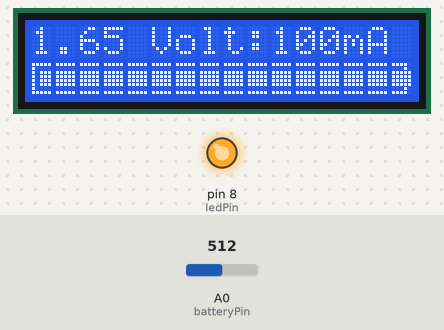
This sketch was run on a simulated Arduino Uno, built with avr-gcc and run on an emulated ATmega328P. Parts: 16×2 character LCD, output pins drawn as LEDs (lit = HIGH). The inputs (shaded band) are chosen by the test bench; at power-on: A0 (batteryPin) = 512.

Above: at 2.2 s.
2.3 s: A0 (batteryPin) set to 475
At 3.3 s:
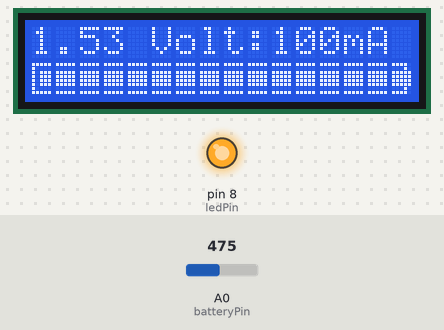
4.1 s: A0 (batteryPin) set to 464
At 5.3 s:
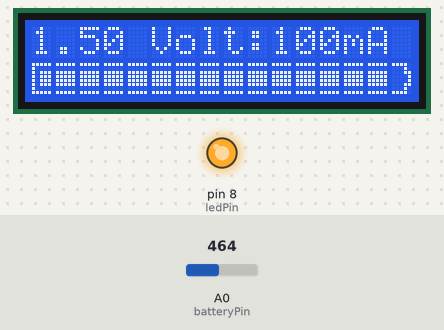
5.6 s: A0 (batteryPin) set to 306
At 6.3 s:
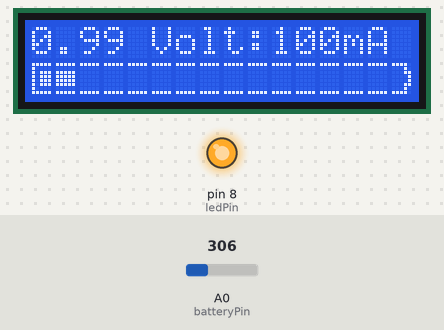
8.6 s: A0 (batteryPin) set to 258
At 9.7 s:
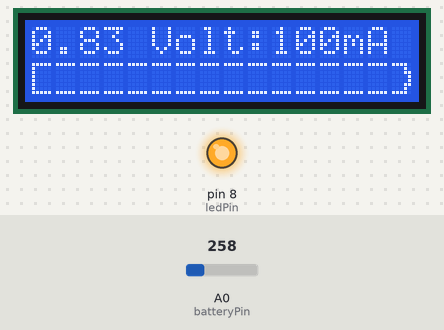
10.1 s: A0 (batteryPin) set to 240
At 11.4 s:
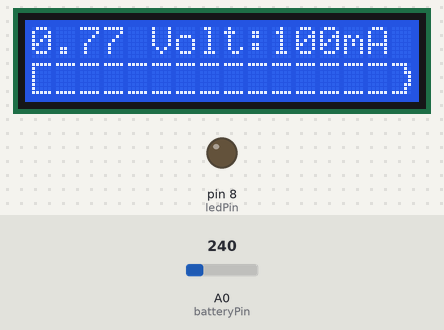
11.7 s: A0 (batteryPin) set to 511
At 12.0 s:
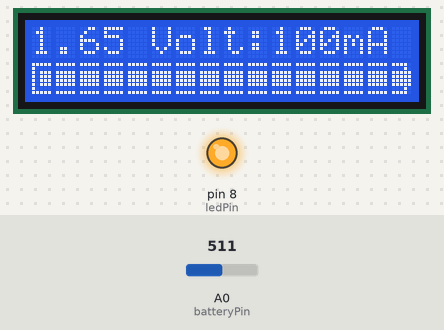
Timing chart, 0 to 14.2 s (numbered marks = the images above; inputs shaded):
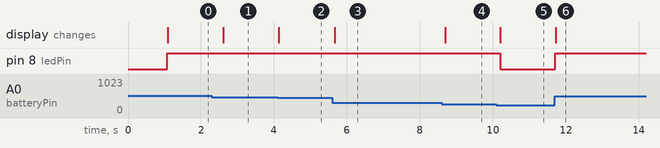

Measured:
- the behaviour switches between 465 and 464 on A0 (batteryPin) (found by bisection; images 1 and 2)
- the behaviour switches between 249 and 248 on A0 (batteryPin) (found by bisection; images 4 and 5)
- after the input at 2.3 s, the display: changes after 0.31 s (image 1)
- after the input at 4.1 s, the display: changes at once (image 2)
- after the input at 5.6 s, the display: changes after 0.06 s (image 3)
- after the input at 8.6 s, the display: changes after 0.09 s (image 4)
- after the input at 10.1 s, pin 8 (ledPin): HIGH → LOW after 0.10 s; the display: changes after 0.11 s (image 5)
- after the input at 11.7 s, pin 8 (ledPin): LOW → HIGH at once; the display: changes at once (image 6)

The sketch:

Battery_Voltage_tester.ino
```cpp
/* 1.5V DIY Battery Tester - Written by Mr. Yousef 2024.10.25
An LCD screen is using to display the voltage of a 1.5V battery
The positive end of the battery will be connected to A0
The negative end will be connected to ground
*/
#include <LiquidCrystal.h>
// Initialize the library with the numbers of the interface pins
LiquidCrystal lcd(2, 3, 4, 5, 6, 7);

byte emptyLeftEnd[] = {
  B11111, B10000, B10000, B10000, B10000, B10000, B10000, B11111
};

byte fullLeftEnd[] = {
  B11111, B10000, B10111, B10111, B10111, B10111, B10000, B11111
};

byte emptyMiddle[] = {
  B11111, B00000, B00000, B00000, B00000, B00000, B00000, B11111
};

byte fullMiddle[] = {
  B11111, B00000, B11111, B11111, B11111, B11111, B00000, B11111
};

byte emptyRightEnd[] = {
  B11110, B00010, B00011, B00001, B00001, B00011, B00010, B11110
};

byte fullRightEnd[] = {
  B11110, B00010, B11111, B11111, B11111, B11111, B00010, B11110
};

int batteryPin = A0;
float batteryThreshold = 0.9;
float voltageRef = 3.3;
float voltageBattery;
float batteryBar;
int ledPin = 8;

void setup() {
  analogReference(EXTERNAL);
  lcd.begin(16, 2);
  lcd.setCursor(1, 0);
  lcd.print("Battery Tester");
  lcd.setCursor(2, 1);
  lcd.print("By:Yousef A.");
  delay(1000);
  lcd.clear();
  lcd.createChar(0, emptyLeftEnd);
  lcd.createChar(1, fullLeftEnd);
  lcd.createChar(2, emptyMiddle);
  lcd.createChar(3, fullMiddle);
  lcd.createChar(4, emptyRightEnd);
  lcd.createChar(5, fullRightEnd);
  pinMode(ledPin, OUTPUT);
}

void loop() {
  digitalWrite(ledPin, HIGH);

  //Calculate battery voltage
  voltageBattery = (voltageRef / 1023.0) * analogRead(batteryPin);

  //Convert battery voltage into 0-16 steps
  batteryBar = (int)((voltageBattery - batteryThreshold) / (1.5 - batteryThreshold) * 16);
  batteryBar = constrain(batteryBar, 0, 16);

  if (voltageBattery > 0.8) {
    digitalWrite(ledPin, HIGH);
  } else {
    digitalWrite(ledPin, LOW);
  }

  lcd.setCursor(0, 0);
  lcd.print(voltageBattery);
  lcd.print(" Volt:100mA");

  lcd.setCursor(0, 1);
  for (int i = 0; i < 16; i++) {
    if (i == 0) {
      lcd.write(byte(0));  // empty left end
    } else if (i == 15) {
      lcd.write(byte(4));  // empty right end
    } else {
      lcd.write(byte(2));  // empty middle
    }
  }
  for (int i = 0; i < batteryBar; i++) {
    if (i == 0) {
      lcd.setCursor(i, 1);
      lcd.write(byte(1));  // full left end
    } else if (i == 15) {
      lcd.setCursor(i, 1);
      lcd.write(byte(5));  // full right end
    } else {
      lcd.setCursor(i, 1);
      lcd.write(byte(3));  // full middle
    }
  }
  delay(500);  //save system resources
}
```
